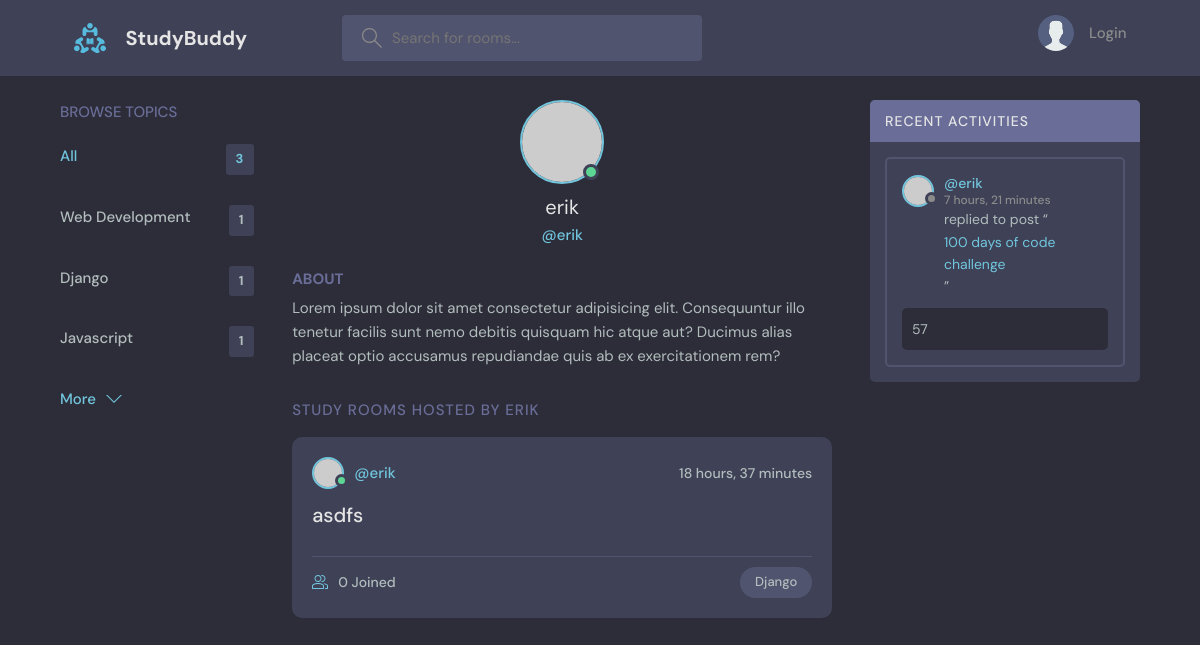
The page /profile/3/ on the database as committed earlier.
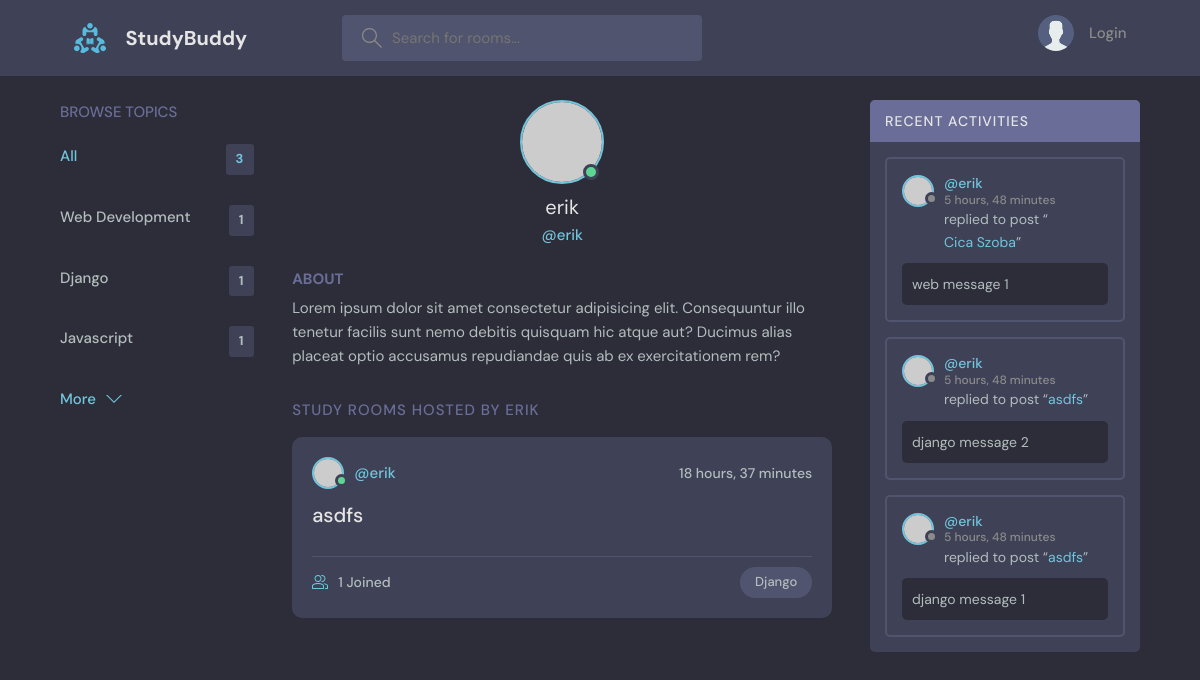
The same page on the database as committed later.
### base/models.py (models this page shows, shortened)
class Topic(models.Model):
    name = models.CharField(max_length=200)

class Room(models.Model):
    host = models.ForeignKey(User, on_delete=models.SET_NULL, null=True)
    topic = models.ForeignKey(Topic, on_delete=models.SET_NULL, null=True)
    name = models.CharField(max_length=200)
    description = models.TextField(null=True, blank=True)
    participants = models.ManyToManyField(
        User, related_name='participants', blank=True)
    updated = models.DateTimeField(auto_now=True)
    created = models.DateTimeField(auto_now_add=True)
    class Meta:
        ordering = ['-updated', '-created']
    def __str__(self) -> str:
        return self.name

class Message(models.Model):
    user = models.ForeignKey(User, on_delete=models.CASCADE)
    room = models.ForeignKey(Room, on_delete=models.CASCADE)
    body = models.TextField()
    updated = models.DateTimeField(auto_now=True)
    created = models.DateTimeField(auto_now_add=True)
    class Meta:
        ordering = ['-updated', '-created']

### base/views.py (the view)
# urls.py: path("profile/<str:pk>/", views.userProfile, name="user-profile"),
def userProfile(request, pk):
    user = User.objects.get(id=pk)
    rooms = user.room_set.all()
    room_messages = user.message_set.all()
    topics = Topic.objects.all()
    context = {'user': user, 'rooms': rooms,
               'room_messages': room_messages, 'topics': topics}
    return render(request, 'base/profile.html', context=context)

### base/templates/base/profile.html (shortened to what this page needs)
{% extends 'main.html' %}
{% block content %}
<main class="profile-page layout layout--3">
  <div class="container">
    {% include 'base/topics_component.html' %}
    <div class="roomList">
      <div class="profile">
        <div class="profile__avatar">
          <div class="avatar avatar--large active">
            <img src="https://randomuser.me/api/portraits/men/11.jpg" />
          </div>
        </div>
        <div class="profile__info">
          <h3>{{user.username}}</h3>
          <p>@{{user.username}}</p>
        </div>
        <div class="profile__about">
          <h3>About</h3>
          <p>
            Lorem ipsum dolor sit amet consectetur adipisicing elit. Consequuntur illo tenetur
            facilis sunt nemo debitis quisquam hic atque aut? Ducimus alias placeat optio
            accusamus repudiandae quis ab ex exercitationem rem?
          </p>
        </div>
      </div>
      <div class="roomList__header">
        <div>
          <h2>Study Rooms Hosted by {{user.username}}</a>
          </h2>
        </div>
      </div>
      {% include 'base/feed_component.html' %}
    </div>
    {% include 'base/activity_component.html' %}
  </div>
</main>
{% endblock content %}

### base/templates/base/topics_component.html
<div class="topics">
    <div class="topics__header">
        <h2>Browse Topics</h2>
    </div>
    <ul class="topics__list">
        <li>
            <a href="{% url 'home' %}" class="active">All <span>{{topics.count}}</span></a>
        </li>
        {% for topic in topics %}
        <li>
            <a href="{% url 'home' %}?q={{topic.name}}">{{topic.name}} <span>{{topic.room_set.all.count}}</span></a>
        </li>
        {% endfor %}
    </ul>
    <a class="btn btn--link" href="/">
        More
        <svg version="1.1" xmlns="http://www.w3.org/2000/svg" width="32" height="32" viewBox="0 0 32 32">
            <title>chevron-down</title>
            <path d="M16 21l-13-13h-3l16 16 16-16h-3l-13 13z"></path>
        </svg>
    </a>
</div>

### base/templates/base/feed_component.html (shortened to what this page needs)
{% for room in rooms %}
<div class="roomListRoom">
    <div class="roomListRoom__header">
        <a href="{% url 'user-profile' room.host.id %}" class="roomListRoom__author">
            <div class="avatar avatar--small active">
                <img src="https://randomuser.me/api/portraits/men/11.jpg" />
            </div>
            <span>@{{room.host.username}}</span>
        </a>
        <div class="roomListRoom__actions">
            <span>{{room.created|timesince}}</span>
        </div>
    </div>
    <div class="roomListRoom__content">
        <a href="{% url 'room' room.id %}">{{room.name}}</a>
    </div>
    <div class="roomListRoom__meta">
        <a class="roomListRoom__joined">
            {{room.participants.all.count}} Joined
        </a>
        <p class="roomListRoom__topic">{{room.topic.name}}</p>
    </div>
</div>
{% endfor %}

### base/templates/base/activity_component.html (shortened to what this page needs)
<div class="activities">
    <div class="activities__header">
        <h2>Recent Activities</h2>
    </div>
    {% for message in room_messages %}
    <div class="activities__box">
        <div class="activities__boxHeader roomListRoom__header">
            <a href="{% url 'user-profile' message.user.id %}" class="roomListRoom__author">
                <div class="avatar avatar--small">
                    <img src="https://randomuser.me/api/portraits/women/11.jpg" />
                </div>
                <p>
                    @{{message.user}}
                    <span>{{message.created|timesince}}</span>
                </p>
            </a>
        </div>
        <div class="activities__boxContent">
            <p>replied to post “<a href="{% url 'room' message.room.id %}">{{message.room}}</a>”</p>
            <div class="activities__boxRoomContent">
                {{message.body}}
            </div>
        </div>
    </div>
    {% endfor %}
</div>

Rows that differ between the two databases and show on the page:
removed Message: user "erik", created "7 hours, 21 minutes", room "100 days of code challenge", body "57"
computed for Room "asdfs": participants.all.count "0" → "1"
added Message: user "erik", created "5 hours, 48 minutes", room "Cica Szoba", body "web message 1"
added Message: user "erik", created "5 hours, 48 minutes", room "asdfs", body "django message 2"
added Message: user "erik", created "5 hours, 48 minutes", room "asdfs", body "django message 1"
